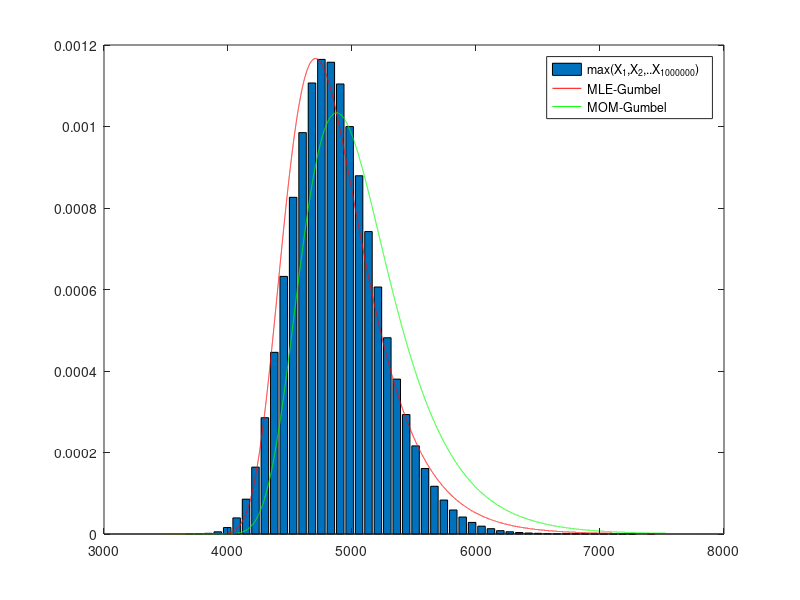

MATLAB code to generate this figure:
clear all
close all
clc

% OPTIONS

% number of realizations per block (snow events per year, independent)
nr = 25;

%number of samples, blocks (years with observation)
nb = 1e6;

mu = 3500;
sigma = 700;

% SIMULATION
R = normrnd(mu, sigma, nr, nb);

maxR = max(R,[],1);

% PLOT
[f,x] = hist(maxR, 50);
bar(x,f/trapz(x,f))
hold on
%xlim([min(x)*0.95, max(x)*1.05])

xx = min(x)*0.95:0.1:max(x)*1.05;
param= evfit(-maxR);
[M, V] = evstat(-param(1), param(2));
M
sqrt(V)
p = evpdf(-xx,param(1),param(2));
plot(xx,p,'color','r')

meanX = mean(maxR);
stdX = std(maxR);
p2 = gumbelpdf(xx, meanX, stdX);
plot(xx,p2,'color','g')

legend(['max(X_1,X_2,..X_{',num2str(nb),'})'], 'MLE-Gumbel', 'MOM-Gumbel')